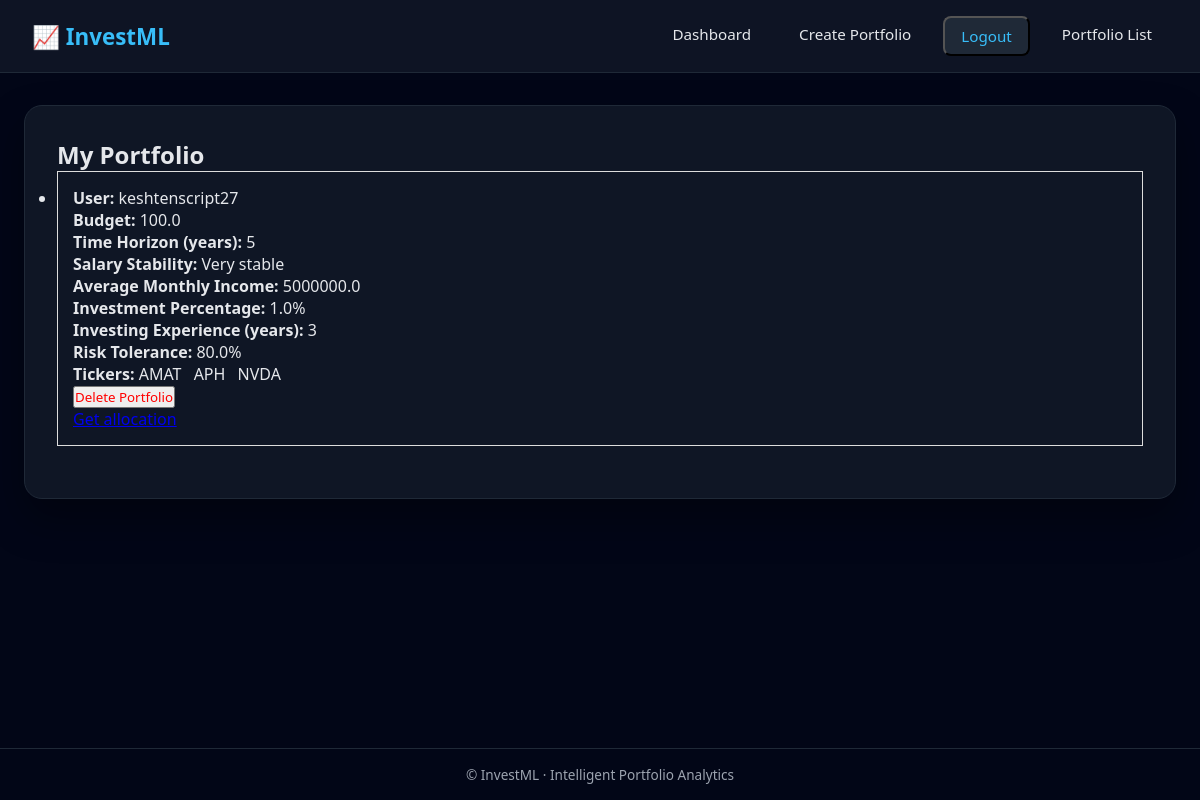
Screenshot of /portfolio_list/ (signed in) with the database file from the repository.
### investML/models.py (models this page shows, shortened)
class  Portfolio(models.Model):
    STABILITY_CHOICES = [
        (1, "Very unstable"),
        (2, "Unstable"),
        (3, "Average"),
        (4, "Stable"),
        (5, "Very stable"),
    ]
    user = models.OneToOneField(
        settings.AUTH_USER_MODEL,
        on_delete=models.CASCADE,
        related_name="portfolios"
    )
    budget = models.FloatField(default=0)
    time_horizon_years = models.PositiveIntegerField(
        help_text="How many years until you need this money"
    )
    salary_stability = models.IntegerField(
        choices=STABILITY_CHOICES
    )
    average_monthly_income = models.FloatField(default=0)
    investment_percentage = models.FloatField(
        help_text="Percentage of savings to invest (0–100)"
    )
    investing_experience_years = models.IntegerField(
        help_text="Years of investing experience (0–4)"
    )
    tickers =  models.ManyToManyField(Tickers, related_name='portfolios')
    risk =   models.FloatField(default=0.0)
    MAX_TICKERS = 10

class Tickers(models.Model):
    ticker = models.CharField(max_length=100)
    prediction = models.FloatField(default=42.0)
    user = models.ForeignKey(
        settings.AUTH_USER_MODEL,
        on_delete=models.CASCADE,
        related_name="tickers",default=None
    )
    def __str__(self):
        return self.ticker

### investML/views.py (the view)
# urls.py: path("portfolio_list/", portfolio_list, name="portfolio_list"),
@login_required
def portfolio_list(request):
    portfolios = Portfolio.objects.filter(user=request.user)
    return render(
        request,
        "portfolio_list.html",
        {"portfolios": portfolios}
    )

### investML/templates/portfolio_list.html (shortened to what this page needs)
{% extends 'base.html' %}
{% block content %}
<h2>My Portfolio</h2>
<ul>
    {% for p in portfolios %}
        <li style="margin-bottom: 20px; padding: 15px; border: 1px solid #ddd;">
            <p><strong>User:</strong> {{ p.user.username }}</p>
            <p><strong>Budget:</strong> {{ p.budget }}</p>
            <p><strong>Time Horizon (years):</strong> {{ p.time_horizon_years }}</p>
            <p><strong>Salary Stability:</strong> {{ p.get_salary_stability_display }}</p>
            <p><strong>Average Monthly Income:</strong> {{ p.average_monthly_income }}</p>
            <p><strong>Investment Percentage:</strong> {{ p.investment_percentage }}%</p>
            <p><strong>Investing Experience (years):</strong> {{ p.investing_experience_years }}</p>
            <p><strong>Risk Tolerance:</strong> {{ p.risk}}%</p>
            <p><strong>Tickers:</strong>
                {% for t in p.tickers.all %}
                    <span style="margin-right: 8px;">{{ t }}</span>
                {% empty %}
                    <em>No tickers selected</em>
                {% endfor %}
            </p>
            <form method="post" action="{% url 'delete_portfolio' p.id %}">
                <button type="submit" style="color:red;">
                    Delete Portfolio
                </button>
            </form>
            <a href ="{% url 'allocation' %}">Get allocation</a>
        </li>
    {% empty %}
        <li>No portfolios yet</li>
    {% endfor %}
</ul>
{% endblock content %}

### investML/templates/base.html (shortened to what this page needs)
<!DOCTYPE html>
<html lang="en">
<head>
</head>
<body>
<header>
    <h1>📈 InvestML</h1>
    <nav>
        <a href="{% url 'dashboard' %}">Dashboard</a>
        <a href="{% url 'create_portfolio' %}">Create Portfolio</a>
{% if user.is_authenticated %}
    <form method="post" action="{% url 'logout' %}" style="display:inline;">
        <button  type="submit" >
            Logout
        </button>
    </form>
    <a href="{% url 'portfolio_list' %}">Portfolio List</a>
        {% else %}
            <a href="{% url 'login' %}">Login</a>
            <a href="{% url 'sign_up' %}">Sign Up</a>
            <a href="{% url 'portfolio_list' %}">Portfolio List</a>
            <a href="{% url 'choose_tickers' %}">choose_tickers</a>
        {% endif %}
    </nav>
</header>
<main>
    <div class="card">
        {% block content %}
        {% endblock content %}
    </div>
</main>
<footer>
    © {{ now|date:"Y" }} InvestML · Intelligent Portfolio Analytics
</footer>
</body>
</html>

### investML/templates/base.html (style rules this page uses)
:root { --bg: #0f172a; --card: #111827; --primary: #38bdf8; --secondary: #22c55e; --text: #e5e7eb; --muted: #9ca3af; --border: #1f2937; }
* { margin: 0; padding: 0; box-sizing: border-box; font-family: system-ui, -apple-system, BlinkMacSystemFont, "Segoe UI", sans-serif; }
body { background: linear-gradient(135deg, #020617, #020617); color: var(--text); min-height: 100vh; display: flex; flex-direction: column; }
header { background: rgba(17, 24, 39, 0.85); backdrop-filter: blur(10px); border-bottom: 1px solid var(--border); padding: 1rem 2rem; display: flex; align-items: center; justify-content: space-between; }
header h1 { font-size: 1.4rem; font-weight: 700; color: var(--primary); }
nav { display: flex; gap: 1rem; flex-wrap: wrap; }
nav a, nav button { text-decoration: none; color: var(--text); padding: 0.5rem 1rem; border-radius: 8px; transition: all 0.25s ease; font-size: 0.95rem; }
nav button { background: var(--border); color: var(--primary); }
main { flex: 1; max-width: 1200px; width: 100%; margin: 0 auto; padding: 2rem 1.5rem; }
.card { background: rgba(17, 24, 39, 0.9); border: 1px solid var(--border); border-radius: 18px; padding: 2rem; box-shadow: 0 20px 40px rgba(0, 0, 0, 0.35); }
footer { border-top: 1px solid var(--border); padding: 1rem; text-align: center; font-size: 0.85rem; color: var(--muted); }

### rows the page displays
Portfolio: user.username "keshtenscript27", budget "100.0", time_horizon_years "5", salary_stability "Very stable", average_monthly_income "5000000.0", investment_percentage "1.0", investing_experience_years "3", risk "80.0"
Tickers: ticker "AMAT"
Tickers: ticker "APH"
Tickers: ticker "NVDA"
